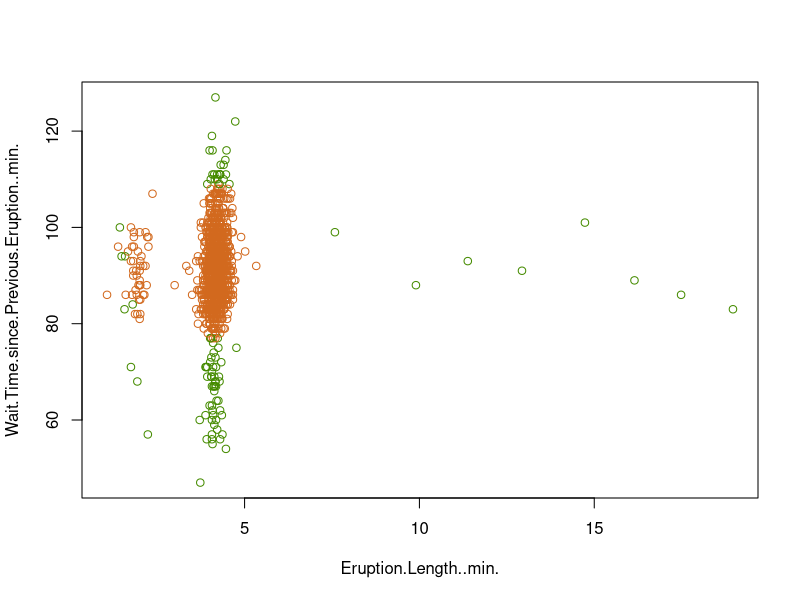
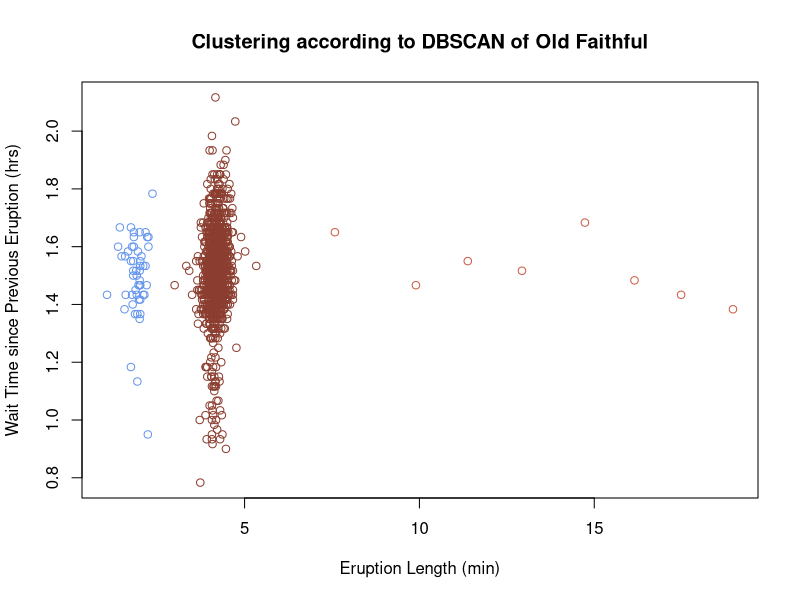
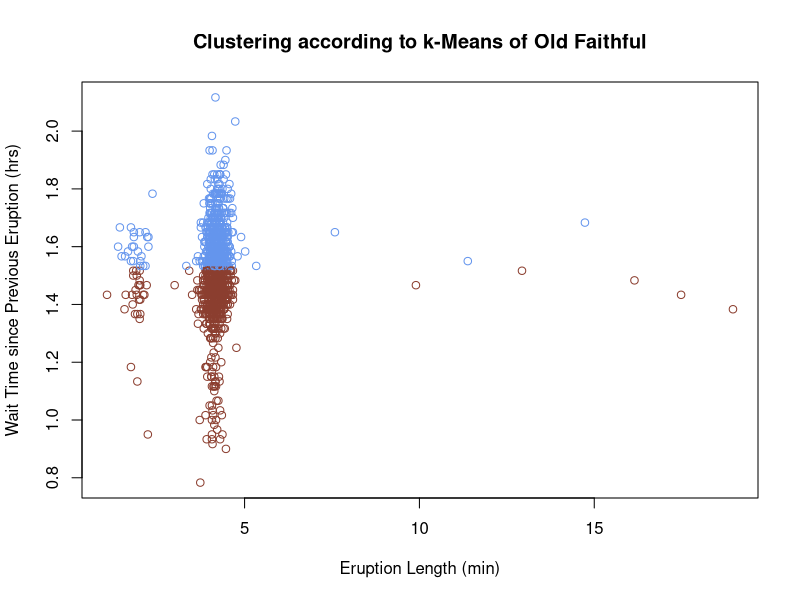
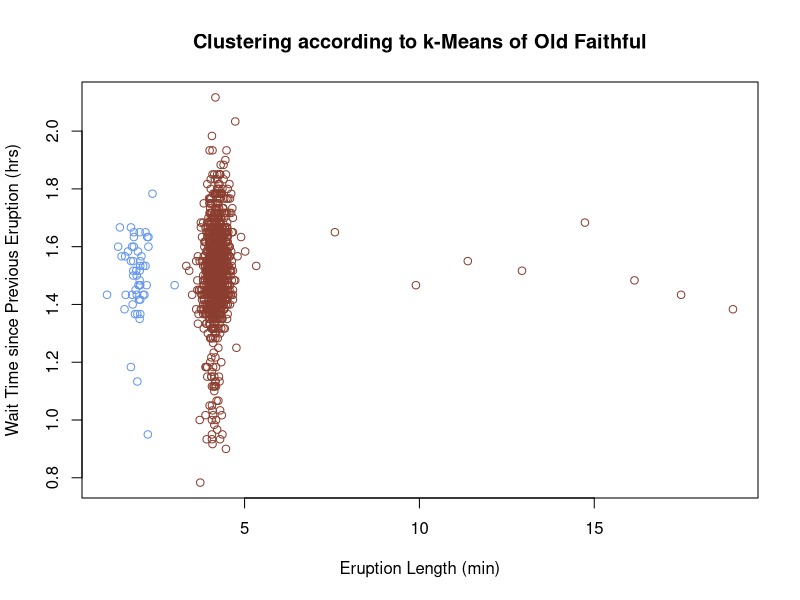

Here is the R script that generated these plots, in order:
## Cluster analysis of the new Old Faithful datasets

set.seed(190)

library(dbscan)

oldFaithful <- read.csv("./Data/geyserTime.csv")

dbscanGeyser1 <- dbscan(oldFaithful, eps = 2, minPts = 30) ## We see that due to the major difference between the two dimensions, that it is difficult to get the two parts to cluster separately without excluding many of the points in each.

pdf("./DataVis/dbscanAttemptedClustering.pdf")

plot(oldFaithful, col = colours()[dbscanGeyser1$cluster + 51])

dev.off()

## We can do better by transforming the data or weighting the dimensions differently, e.g.

oldFaithful$Wait.Time.Transformed.to.Hrs <- oldFaithful$Wait.Time.since.Previous.Eruption..min./60

## I re-record the old faithful times in hours but you can use alternative transformations since there's nothing less arbitrary about hours vs another unit of time.

dbscanGeyser <- dbscan(cbind(oldFaithful$Eruption.Length..min., oldFaithful$Wait.Time.Transformed.to.Hrs), eps = 0.5)

pdf("./DataVis/dbscanBasedClusteringForOldFaithful.pdf")

plot(oldFaithful[ , c(1,3)], col = colours()[dbscanGeyser$cluster+60], main = "Clustering according to DBSCAN of Old Faithful", xlab = "Eruption Length (min)", ylab = "Wait Time since Previous Eruption (hrs)")

dev.off()

## Much better.

kmeansGeyser1 <- kmeans(oldFaithful[ , 1:2], centers = 2)

pdf("./DataVis/kMeansAttempt.pdf")

plot(oldFaithful[ , c(1,3)], col = colours()[kmeansGeyser1$cluster+60], xlab = "Eruption Length (min)", ylab = "Wait Time since Previous Eruption (hrs)", main = "Clustering according to k-Means of Old Faithful")

dev.off()

## k-Means doesn't work so well with the untransformed data either.

kmeansGeyser <- kmeans(oldFaithful[ , c(1,3)], centers = 2)

pdf("./DataVis/kMeansOldFaithful.pdf")

plot(oldFaithful[ , c(1,3)], col = colours()[kmeansGeyser$cluster+60], xlab = "Eruption Length (min)", ylab = "Wait Time since Previous Eruption (hrs)", main = "Clustering according to k-Means of Old Faithful")

dev.off()

## With the transformed data it does give us what we're looking for.  k-Means has other failings, for instance it classifies all the eruption length outliers as belonging to the nearest group.
